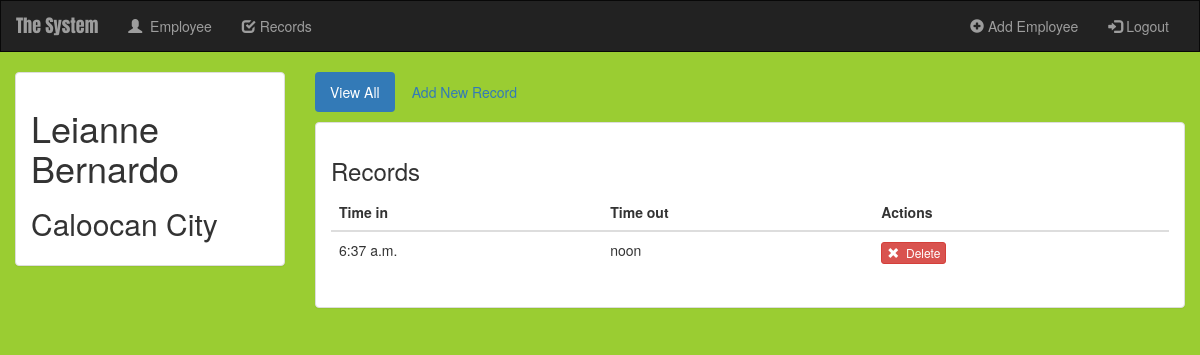
The app's page /employee/2/ (signed in) with its own data.
### Home/models.py (models this page shows, shortened)
class Employee(models.Model):
    user = models.ForeignKey(User, default=1, on_delete=models.CASCADE,)
    employee_no = models.IntegerField()
    first_name = models.CharField(max_length=250)
    last_name = models.CharField(max_length=250)
    address = models.CharField(max_length=250)
    is_choose = models.BooleanField(default =False)
    ROLE_TYPE_CHOICES = (
        (1, 'Professor'),
        (2, 'Dean'),
        (3, 'VPAA'),
        (4, 'admin'),
    )
    user_type = models.PositiveSmallIntegerField(null=True, choices=ROLE_TYPE_CHOICES)

class Check(models.Model):
    employee= models.ForeignKey(Employee, on_delete=models.CASCADE)
    time_in = models.TimeField()
    time_out = models.TimeField()
    is_choose = models.BooleanField(default =False)

### Home/views.py (the view)
# urls.py: path('<int:employee_id>/', views.details, name='details'),
def details(request, employee_id):
    if not request.user.is_authenticated:
        return render(request, 'Home/login.html')
    else:
        user = request.user
        employee = get_object_or_404(Employee, pk=employee_id)
        return render(request, 'Home/details.html', {'employee': employee, 'user': user})

### Home/templates/Home/details.html (shortened to what this page needs)
{% extends 'Home/base.html' %}
{% block body %}
<div class="container-fluid check-container">
    <div class="row">
        <div class="col-sm-4 col-md-3">
            <div class="panel panel-default">
                <div class="panel-body">
                    <h1>{{ employee.first_name }} {{employee.last_name}}</h1>
                    <h2>{{ employee.address }}</h2>
                </div>
            </div>
        </div>
        <div class="col-sm-8 col-md-9">
            <ul class="nav nav-pills" style="margin-bottom: 10px;">
                <li role="presentation" class="active"><a href="{% url 'home:details' employee.id %}">View All</a></li>
                <li role="presentation"><a href="{% url 'home:create_check' employee.id %}">Add New Record</a></li>
            </ul>
            <div class="panel panel-default">
                <div class="panel-body">
                    <h3>Records</h3>
                    <table class="table">
                        <thead>
                        <tr>
                            <th>Time in</th>
                            <th>Time out</th>
                            <th>Actions</th>
                        </tr>
                        </thead>
                        <tbody>
                        {% for check in employee.check_set.all %}
                            <tr>
                                <td>{{ check.time_in }}</td>
                                <td>{{ check.time_out }}</td>
                                <td>
                                    <form action="{% url 'home:delete_check' employee.id check.id %}" method="post" style="display: inline;">
                                        <button type="submit" class="btn btn-danger btn-xs">
                                            <span class="glyphicon glyphicon-remove"></span>&nbsp; Delete
                                        </button>
                                    </form>
                                </td>
                            </tr>
                        {% endfor %}
                        </tbody>
                    </table>
                </div>
            </div>
        </div>
    </div>
</div>
{% endblock %}

### Home/static/Home/style.css (style rules this page uses)
body { background: white url("images/green.jpg"); }

### records on screen
Employee: first_name "Leianne", last_name "Bernardo", address "Caloocan City"
Check: time_in "6:37 a.m.", time_out "noon"
